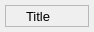
<?xml version="1.0" encoding="UTF-8"?>
<ui version="4.0">
 <class>Form</class>
 <widget class="QWidget" name="Form">
  <property name="geometry">
   <rect>
    <x>0</x>
    <y>0</y>
    <width>94</width>
    <height>32</height>
   </rect>
  </property>
  <property name="font">
   <font>
    <pointsize>10</pointsize>
   </font>
  </property>
  <property name="windowTitle">
   <string>Form</string>
  </property>
  <layout class="QVBoxLayout" name="verticalLayout">
   <property name="spacing">
    <number>5</number>
   </property>
   <property name="leftMargin">
    <number>5</number>
   </property>
   <property name="topMargin">
    <number>5</number>
   </property>
   <property name="rightMargin">
    <number>5</number>
   </property>
   <property name="bottomMargin">
    <number>5</number>
   </property>
   <item>
    <widget class="QFrame" name="frame">
     <property name="frameShape">
      <enum>QFrame::StyledPanel</enum>
     </property>
     <property name="frameShadow">
      <enum>QFrame::Raised</enum>
     </property>
     <layout class="QHBoxLayout" name="horizontalLayout">
      <property name="spacing">
       <number>0</number>
      </property>
      <property name="leftMargin">
       <number>0</number>
      </property>
      <property name="topMargin">
       <number>0</number>
      </property>
      <property name="rightMargin">
       <number>0</number>
      </property>
      <property name="bottomMargin">
       <number>0</number>
      </property>
      <item alignment="Qt::AlignLeft">
       <widget class="QLabel" name="iconlabel">
        <property name="minimumSize">
         <size>
          <width>20</width>
          <height>20</height>
         </size>
        </property>
        <property name="maximumSize">
         <size>
          <width>20</width>
          <height>20</height>
         </size>
        </property>
        <property name="text">
         <string/>
        </property>
        <property name="scaledContents">
         <bool>true</bool>
        </property>
       </widget>
      </item>
      <item>
       <widget class="QLabel" name="titlelabel">
        <property name="sizePolicy">
         <sizepolicy hsizetype="Expanding" vsizetype="Preferred">
          <horstretch>0</horstretch>
          <verstretch>0</verstretch>
         </sizepolicy>
        </property>
        <property name="font">
         <font>
          <pointsize>10</pointsize>
          <bold>false</bold>
         </font>
        </property>
        <property name="text">
         <string>Title</string>
        </property>
        <property name="wordWrap">
         <bool>true</bool>
        </property>
       </widget>
      </item>
     </layout>
    </widget>
   </item>
  </layout>
 </widget>
 <resources/>
 <connections/>
</ui>
